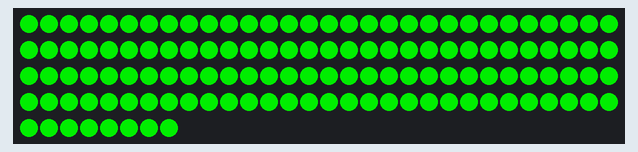
Recording of a sketch running on a simulated Arduino Uno, built with avr-gcc and run on an emulated ATmega328P. Shown: 128 RGB LEDs in strip order, left to right, continuing on the next row. Dim RGB values are drawn brighter than linear.

Above: at 0.04 s.
At 1.45 s:
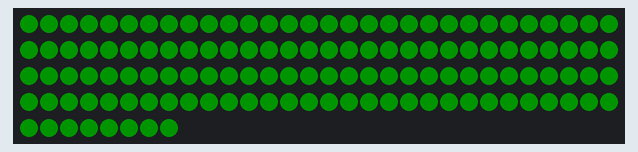
At 3.98 s:
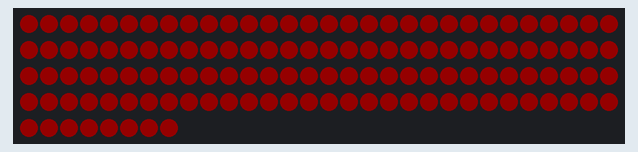
At 5.24 s:
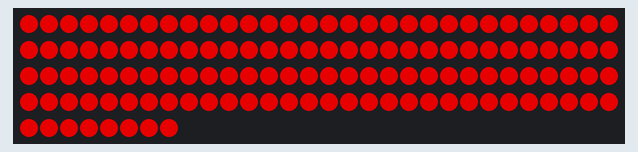

The sketch:

pulse.ino
```cpp
#include "LPD8806.h"
#include "SPI.h"

int nLEDs = 128;

LPD8806 strip = LPD8806(nLEDs);
// GND-13-11

void setup() {
  // put your setup code here, to run once:
  Serial.begin(9600);
  strip.begin();
  strip.show();
}

void loop() {
  // put your main code here, to run repeatedly:
  pulse(0, 100, 0);
  pulse(100, 0, 0);
}

// inverse breathe
void pulse(int r, int g, int b) {

  int full = strip.numPixels();
  int rInc = r / 20;
  int gInc = g / 20;
  int bInc = b / 20;
  int wait = 50;

  uint32_t c = strip.Color(r, g, b);

  for(int i = 0; i < 19; i++) {
    for(int j = 0; j < full; j++) {
      strip.setPixelColor(j, c);
    }
    strip.show();
    delay(wait);
    r-=rInc;
    g-=gInc;
    b-=bInc;
    c = strip.Color(r, g, b);
  }

  for(int i = 0; i < 19; i++) {
    for(int j = 0; j < full; j++) {
      strip.setPixelColor(j, c);
    }
    strip.show();
    delay(wait);
    r+=rInc;
    g+=gInc;
    b+=bInc;
    c = strip.Color(r, g, b);
  }

}
```

Measured:
- by itself, everything shown: repeats every 5.3 s, in 76 steps
